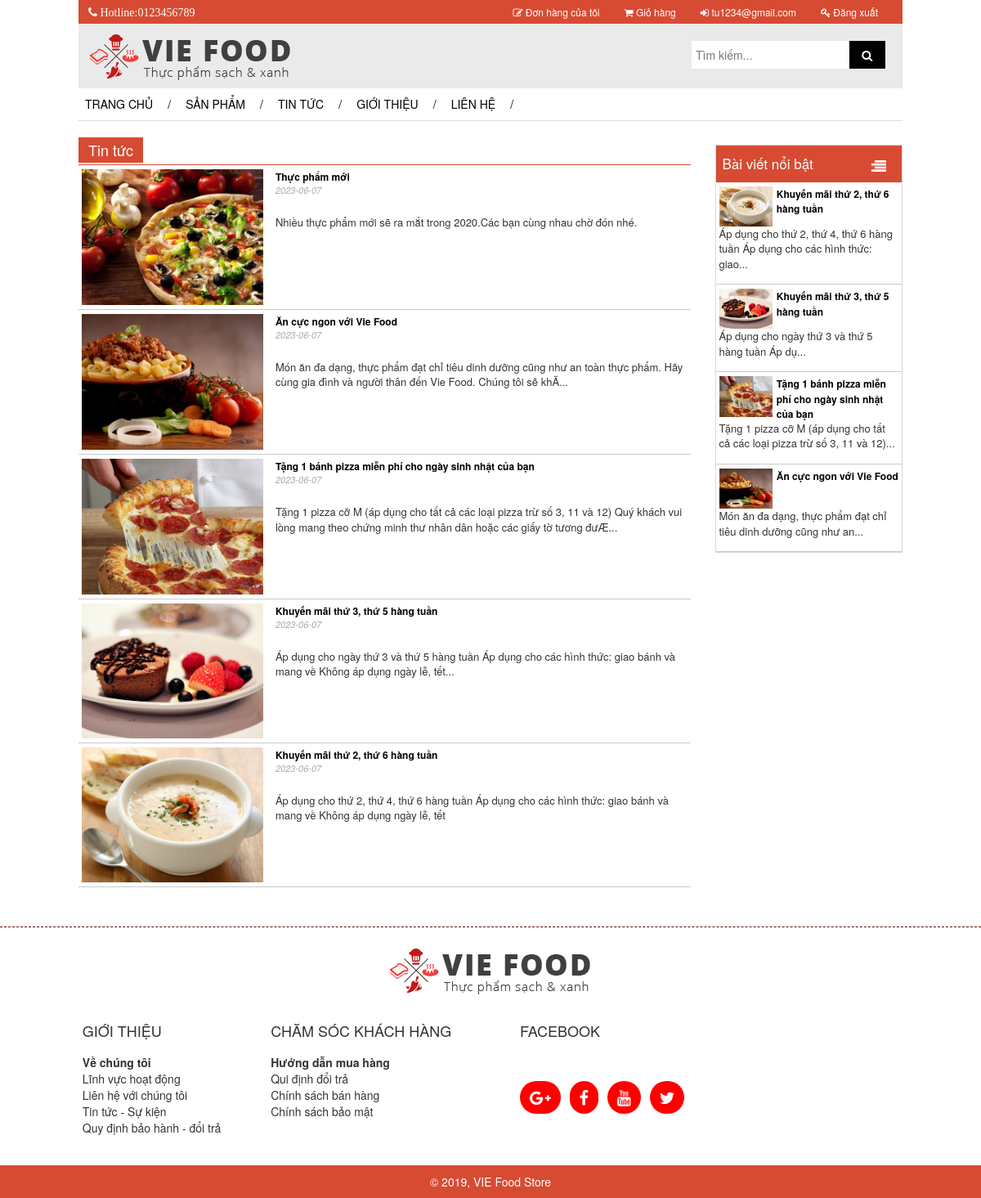
The page /tintuc.php (signed in) on the database its author committed.
### tables this page shows
CREATE TABLE `tintuc` (
  `matt` int(255) NOT NULL,
  `tieude` varchar(255) NOT NULL,
  `noidung` text NOT NULL,
  `thoigiandang` date NOT NULL,
  `hinhanh` varchar(255) NOT NULL,
  `manv` int(11) NOT NULL,
  `tinhtrang` int(11) NOT NULL
);

### tintuc.php (the view, shortened to what this page needs)
<?php
	if(isset($_SESSION['user']['uid']))
	{
		include("includes/header_user.php");
	}
	else
	{
		include("includes/header.php");
	}
	include("includes/connect_db.php");
?>
	<div id="contain" style="margin-top: 2%;">
		<div class="row">
			<div class="col-md-9">
				<div style="background-color:#d74b33;float: left;color: white;">
					<h1 style="font-size: 18px; font-weight: normal; padding: 0 12px; text-align: left; margin: 0!important;line-height: 31px">
					    Tin tức
				    </h1>
				</div>
				<div style="border-bottom:solid 1px #d74b33;clear: both;padding-top: 0.2%;"></div>
				<?php
			    	function truncateString2($str, $maxChars = 223, $holder = "...")
					{
					    if (strlen($str) > $maxChars) {
					        return trim(substr($str, 0, $maxChars)) . $holder;
					    } else {
					        return $str;
					    }
					}
				?>
			    <?php
					$query="SELECT * FROM `tintuc` where tinhtrang=1 order by matt desc";
					$result=mysqli_query($dbc,$query);check_errors($result,$query);
					while(list($matt,$tieude,$noidung,$thoigiandang,$hinhanh)=mysqli_fetch_array($result,MYSQLI_NUM))
				    {?>
					    <div class="ctn_ports_1" style="float: left;">
					     	<div tyle="width: 100%;">
					    		<div class="ctn_ports_1_img">
							    	<a href="chitiettintuc.php?matt=<?php echo $matt ?>">
							    		<img src=<?php echo $hinhanh ?>>
							    	</a>
					    		</div>
					    	</div>
					    	<div style="width: 100%;">
					    		<div class="ctn_ports_1_ctn">
							    	<a href="chitiettintuc.php?matt=<?php echo $matt ?>">
							    		<?php echo $tieude ?>
							    	</a>
								</div>
					    	</div>
					    	<div style="font-style: italic;margin-bottom: 10px;color: #aaaaaa;font-size: 11px;margin-left: 32%;">
					    		<p>
						    		<?php echo $thoigiandang ?>
								</p>
					    	</div>
					    	<div style="font-size: 13px;margin-left: 32%;margin-top: 3%;">
					    		<p>
						    		<?php echo truncateString2($noidung) ?>
								</p>
					    	</div>
					    </div>
					<?PHP }
				?>
			</div>
			<div class="col-md-3">
				<?php  include("includes/product_posts.php");?>
			</div>
		</div>
	</div>
	<?php  include("includes/footer.php");?>

### includes/product_posts.php
<div class="ctn_ports">
	<div class="ctn_ports_ttl">
		<span>
			Bài viết nổi bật
		</span>
		<span style="float: right;margin-right: 5%;">
		    <img src="IMAGES/icon_vmega.png">
		</span>
	</div>
	<?php
    	function truncateString($str, $maxChars = 123, $holder = "...")
		{
		    if (strlen($str) > $maxChars) {
		        return trim(substr($str, 0, $maxChars)) . $holder;
		    } else {
		        return $str;
		    }
		}
	?>
    <?php
		$query="SELECT * FROM `tintuc` where tinhtrang=1 LIMIT 4";
		$result=mysqli_query($dbc,$query);check_errors($result,$query);
		while(list($matt,$tieude,$noidung,$thoigiandang,$hinhanh)=mysqli_fetch_array($result,MYSQLI_NUM))
	    {?>
		    <div class="ctn_ports_1">
		     	<div tyle="width: 100%;">
		    		<div class="ctn_ports_1_img">
				    	<a href="chitiettintuc.php?matt=<?php echo $matt ?>">
				    		<img src=<?php echo $hinhanh ?>>
				    	</a>
		    		</div>
		    	</div>
		    	<div style="width: 100%;">
		    		<div class="ctn_ports_1_ctn">
				    	<a href="chitiettintuc.php?matt=<?php echo $matt ?>">
				    		<?php echo $tieude ?>
				    	</a>
					</div>
		    	</div>
		    	<div class="ctn_ports_1_ps">
		    		<p>
			    		<?php echo truncateString($noidung) ?>
					</p>
		    	</div>
		    </div>
		<?PHP }
	?>
</div>

### CSS/mycss.css (style rules this page uses)
body { margin: 0; padding: 0; }
.ctn_ports { width: 100%; border: 1px solid #d9d9d9; margin-top: 4%; margin-bottom: 2%; }
.ctn_ports_ttl { width: 100%; background-color: #d74b33; color: white; padding:10px 8px; font-size: 17px; }
.ctn_ports_1 { width: 100%; padding:5px 4px; border-bottom: 1px solid #cacaca; }
.ctn_ports_1_img { width: 30%; float: left; }
.ctn_ports_1_img img { max-width: 100%; }
.ctn_ports_1 .ctn_ports_1_ctn { text-align: left; padding-left: 32%; font-size: 12px; }
.ctn_ports_1 .ctn_ports_1_ctn a { text-decoration: none; color: black; font-weight: bold; white-space: normal }
.ctn_ports_1_ps { font-size: 13px; clear: both; }
a { white-space: nowrap; }

### rows shown on the page
tintuc: hinhanh (picture), tieude "Thực phẩm mới", thoigiandang "2023-06-07", noidung "Nhiều thực phẩm mới sẽ ra mắt trong 2020.Các bạn cùng nhau chờ đón nhé."
tintuc: hinhanh (picture), tieude "Ăn cực ngon với Vie Food", thoigiandang "2023-06-07", noidung "Món ăn đa dạng, thực phẩm đạt chỉ tiêu dinh dưỡng cũng như an toàn thực phẩm. Hãy cùng gia đình và người thân đến Vie Food. Chúng tôi sẽ khÃ...", noidung "Món ăn đa dạng, thực phẩm đạt chỉ tiêu dinh dưỡng cũng như an..."
tintuc: hinhanh (picture), tieude "Tặng 1 bánh pizza miễn phí cho ngày sinh nhật của bạn", thoigiandang "2023-06-07", noidung "Tặng 1 pizza cỡ M (áp dụng cho tất cả các loại pizza trừ số 3, 11 và 12) Quý khách vui lòng mang theo chứng minh thư nhân dân hoặc các giấy tờ tương đưÆ...", noidung "Tặng 1 pizza cỡ M (áp dụng cho tất cả các loại pizza trừ số 3, 11 và 12)..."
tintuc: hinhanh (picture), tieude "Khuyến mãi thứ 3, thứ 5 hàng tuần", thoigiandang "2023-06-07", noidung "Áp dụng cho ngày thứ 3 và thứ 5 hàng tuần Áp dụng cho các hình thức: giao bánh và mang về Không áp dụng ngày lễ, tết...", noidung "Áp dụng cho ngày thứ 3 và thứ 5 hàng tuần Áp dụ..."
tintuc: hinhanh (picture), tieude "Khuyến mãi thứ 2, thứ 6 hàng tuần", thoigiandang "2023-06-07", noidung "Áp dụng cho thứ 2, thứ 4, thứ 6 hàng tuần Áp dụng cho các hình thức: giao bánh và mang về Không áp dụng ngày lễ, tết", noidung "Áp dụng cho thứ 2, thứ 4, thứ 6 hàng tuần Áp dụng cho các hình thức: giao..."

### other values the page prints
$_SESSION['user']['email'] "tu1234@gmail.com"
